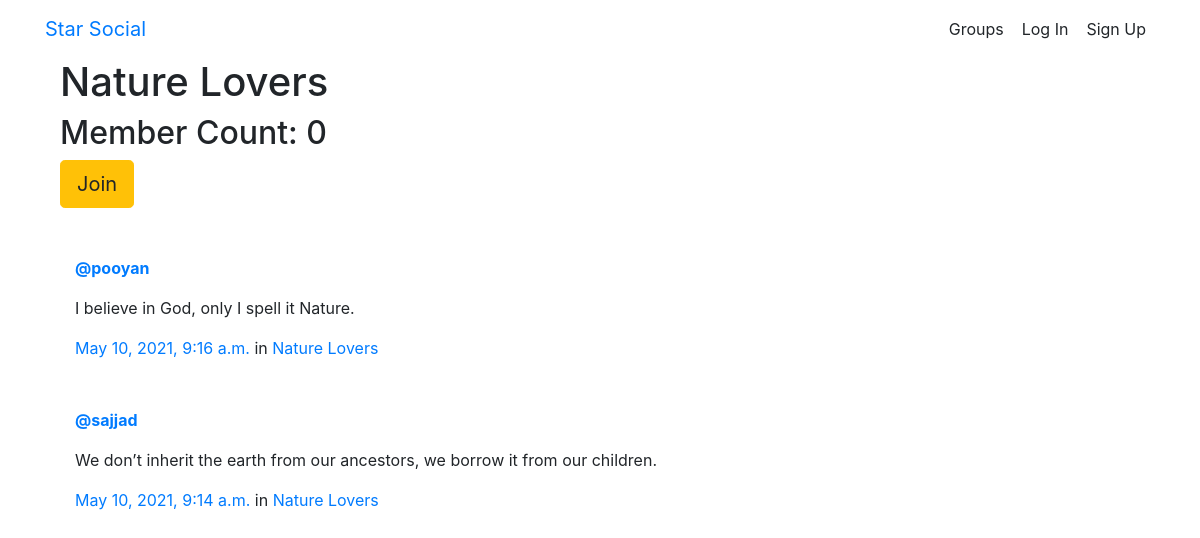
The page /groups/posts/in/nature-lovers/ on the database its author committed.
### groups/models.py (models this page shows, shortened)
class Group(models.Model):
    name = models.CharField(max_length=255, unique=True)
    slug = models.SlugField(allow_unicode=True, unique=True)
    description = models.TextField(blank=True, default='')
    description_html = models.TextField(editable=False, default='', blank=True)
    members = models.ManyToManyField(User,through="GroupMember")
    class Meta:
        ordering = ["name"]

### posts/models.py (models this page shows, shortened)
class Post(models.Model):
    user = models.ForeignKey(User, related_name="posts",on_delete=models.CASCADE)
    created_at = models.DateTimeField(auto_now=True)
    message = models.TextField()
    message_html = models.TextField(editable=False)
    group = models.ForeignKey(Group, related_name="posts",null=True, blank=True,on_delete=models.CASCADE)
    class Meta:
        ordering = ["-created_at"]
        unique_together = ["user", "message"]

### groups/views.py (the view)
# urls.py: path("posts/in/<slug>/",views.SingleGroup.as_view(),name="single"),
class SingleGroup(DetailView):
	model = Group

### groups/templates/groups/group_detail.html (shortened to what this page needs)
{% extends "groups/group_base.html" %}
{% block pregroup %}
<div class="container">
  <h1>{{group.name}}</h1>
  <h2> Member Count: {{group.members.count}}</h2>
  <div class="content">
  	{% if user in group.members.all %}
  		<a href="{% url 'groups:leave' slug=group.slug %}" class="btn btn-lg btn-warning"><span class="fa fa-times-circle-o"></span> Leave</a>
  	{% else %}
  		<a href="{% url 'groups:join' slug=group.slug %}" class="btn btn-lg btn-warning"> Join</a>
  	{% endif %}
  </div>
</div>
{% endblock %}
{% block group_content %}
<div class="col-md-8">
	{% if group.posts.count == 0 %}
	<h2>No posts in this group yet!</h2>
	{% else %}
		{% for post in group.posts.all %}
			{% include "posts/_post.html" %}
		{% endfor %}
	{% endif %}
</div>
{% endblock %}

### posts/templates/posts/_post.html (shortened to what this page needs)
<br>
<br>
<div class="media">
	<div class="media-body container">
		<strong><a href="{% url 'posts:for_user' username=post.user.username %}">@{{ post.user.username }}</a></strong>
		<p>{{ post.message_html|safe }}</p>
			<time class="time">
				<a href="{% url 'posts:single' username=post.user.username pk=post.pk %}">
					{{ post.created_at }}
				</a>
			</time>
			{% if post.group %}
			<span class="group-name">
				in <a href="{% url 'groups:single' slug=post.group.slug %}">{{ post.group.name }}</a>
			</span>
			{% endif %}
	</div>
</div>

### rows shown on the page
Group: name "Nature Lovers", members.count "0"
Post: user.username "pooyan", message_html "I believe in God, only I spell it Nature.", created_at "May 10, 2021, 9:16 a.m.", group.name "Nature Lovers"
Post: user.username "sajjad", message_html "We don’t inherit the earth from our ancestors, we borrow it from our children.", created_at "May 10, 2021, 9:14 a.m.", group.name "Nature Lovers"
